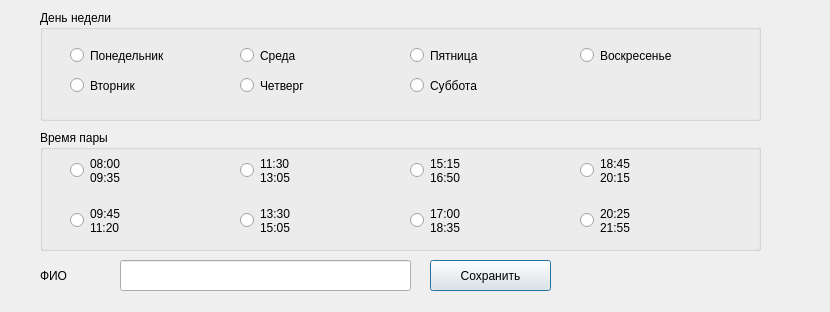
<?xml version="1.0" encoding="UTF-8"?>
<ui version="4.0">
 <class>SecondDialog</class>
 <widget class="QDialog" name="SecondDialog">
  <property name="geometry">
   <rect>
    <x>0</x>
    <y>0</y>
    <width>830</width>
    <height>312</height>
   </rect>
  </property>
  <property name="windowTitle">
   <string>Add</string>
  </property>
  <widget class="QGroupBox" name="groupBox">
   <property name="geometry">
    <rect>
     <x>40</x>
     <y>10</y>
     <width>721</width>
     <height>111</height>
    </rect>
   </property>
   <property name="title">
    <string>День недели</string>
   </property>
   <widget class="QRadioButton" name="radioButton">
    <property name="geometry">
     <rect>
      <x>30</x>
      <y>30</y>
      <width>151</width>
      <height>31</height>
     </rect>
    </property>
    <property name="text">
     <string>Понедельник</string>
    </property>
   </widget>
   <widget class="QRadioButton" name="radioButton_2">
    <property name="geometry">
     <rect>
      <x>30</x>
      <y>60</y>
      <width>151</width>
      <height>31</height>
     </rect>
    </property>
    <property name="text">
     <string>Вторник</string>
    </property>
   </widget>
   <widget class="QRadioButton" name="radioButton_3">
    <property name="geometry">
     <rect>
      <x>200</x>
      <y>30</y>
      <width>151</width>
      <height>31</height>
     </rect>
    </property>
    <property name="text">
     <string>Среда</string>
    </property>
   </widget>
   <widget class="QRadioButton" name="radioButton_4">
    <property name="geometry">
     <rect>
      <x>200</x>
      <y>60</y>
      <width>151</width>
      <height>31</height>
     </rect>
    </property>
    <property name="text">
     <string>Четверг</string>
    </property>
   </widget>
   <widget class="QRadioButton" name="radioButton_5">
    <property name="geometry">
     <rect>
      <x>370</x>
      <y>30</y>
      <width>151</width>
      <height>31</height>
     </rect>
    </property>
    <property name="text">
     <string>Пятница</string>
    </property>
   </widget>
   <widget class="QRadioButton" name="radioButton_6">
    <property name="geometry">
     <rect>
      <x>370</x>
      <y>60</y>
      <width>151</width>
      <height>31</height>
     </rect>
    </property>
    <property name="text">
     <string>Суббота</string>
    </property>
   </widget>
   <widget class="QRadioButton" name="radioButton_7">
    <property name="geometry">
     <rect>
      <x>540</x>
      <y>30</y>
      <width>151</width>
      <height>31</height>
     </rect>
    </property>
    <property name="text">
     <string>Воскресенье</string>
    </property>
   </widget>
  </widget>
  <widget class="QGroupBox" name="groupBox_2">
   <property name="geometry">
    <rect>
     <x>40</x>
     <y>130</y>
     <width>721</width>
     <height>121</height>
    </rect>
   </property>
   <property name="title">
    <string>Время пары</string>
   </property>
   <widget class="QRadioButton" name="radioButton_8">
    <property name="geometry">
     <rect>
      <x>30</x>
      <y>20</y>
      <width>151</width>
      <height>41</height>
     </rect>
    </property>
    <property name="text">
     <string>08:00
09:35</string>
    </property>
   </widget>
   <widget class="QRadioButton" name="radioButton_9">
    <property name="geometry">
     <rect>
      <x>30</x>
      <y>70</y>
      <width>151</width>
      <height>41</height>
     </rect>
    </property>
    <property name="text">
     <string>09:45
11:20</string>
    </property>
   </widget>
   <widget class="QRadioButton" name="radioButton_10">
    <property name="geometry">
     <rect>
      <x>200</x>
      <y>20</y>
      <width>151</width>
      <height>41</height>
     </rect>
    </property>
    <property name="text">
     <string>11:30
13:05</string>
    </property>
   </widget>
   <widget class="QRadioButton" name="radioButton_11">
    <property name="geometry">
     <rect>
      <x>200</x>
      <y>70</y>
      <width>151</width>
      <height>41</height>
     </rect>
    </property>
    <property name="text">
     <string>13:30
15:05</string>
    </property>
   </widget>
   <widget class="QRadioButton" name="radioButton_12">
    <property name="geometry">
     <rect>
      <x>370</x>
      <y>20</y>
      <width>151</width>
      <height>41</height>
     </rect>
    </property>
    <property name="text">
     <string>15:15
16:50</string>
    </property>
   </widget>
   <widget class="QRadioButton" name="radioButton_13">
    <property name="geometry">
     <rect>
      <x>370</x>
      <y>70</y>
      <width>151</width>
      <height>41</height>
     </rect>
    </property>
    <property name="text">
     <string>17:00
18:35</string>
    </property>
   </widget>
   <widget class="QRadioButton" name="radioButton_14">
    <property name="geometry">
     <rect>
      <x>540</x>
      <y>20</y>
      <width>151</width>
      <height>41</height>
     </rect>
    </property>
    <property name="text">
     <string>18:45
20:15</string>
    </property>
   </widget>
   <widget class="QRadioButton" name="radioButton_15">
    <property name="geometry">
     <rect>
      <x>540</x>
      <y>70</y>
      <width>151</width>
      <height>41</height>
     </rect>
    </property>
    <property name="text">
     <string>20:25
21:55</string>
    </property>
   </widget>
  </widget>
  <widget class="QLabel" name="label">
   <property name="geometry">
    <rect>
     <x>40</x>
     <y>260</y>
     <width>71</width>
     <height>31</height>
    </rect>
   </property>
   <property name="text">
    <string>ФИО</string>
   </property>
  </widget>
  <widget class="QLineEdit" name="lineEdit">
   <property name="geometry">
    <rect>
     <x>120</x>
     <y>260</y>
     <width>291</width>
     <height>31</height>
    </rect>
   </property>
  </widget>
  <widget class="QPushButton" name="pushButton">
   <property name="geometry">
    <rect>
     <x>430</x>
     <y>260</y>
     <width>121</width>
     <height>31</height>
    </rect>
   </property>
   <property name="text">
    <string>Сохранить</string>
   </property>
  </widget>
 </widget>
 <resources/>
 <connections/>
</ui>
